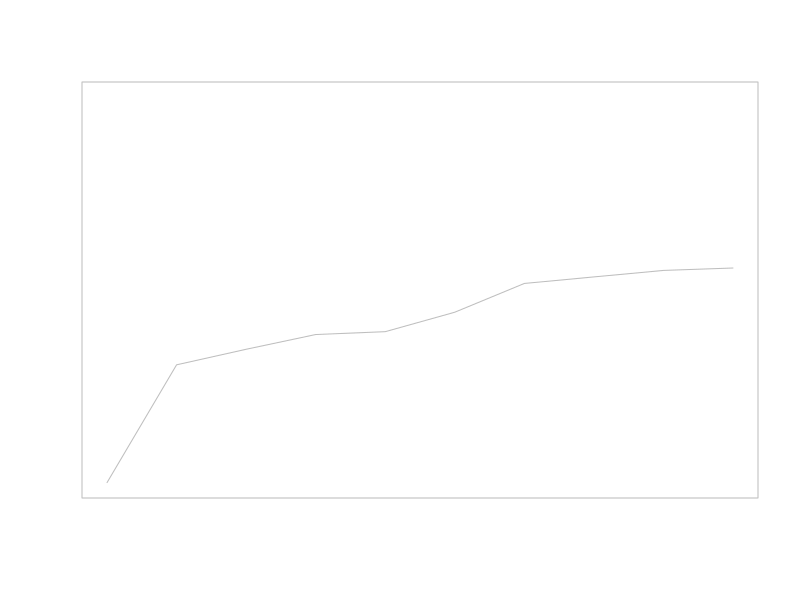
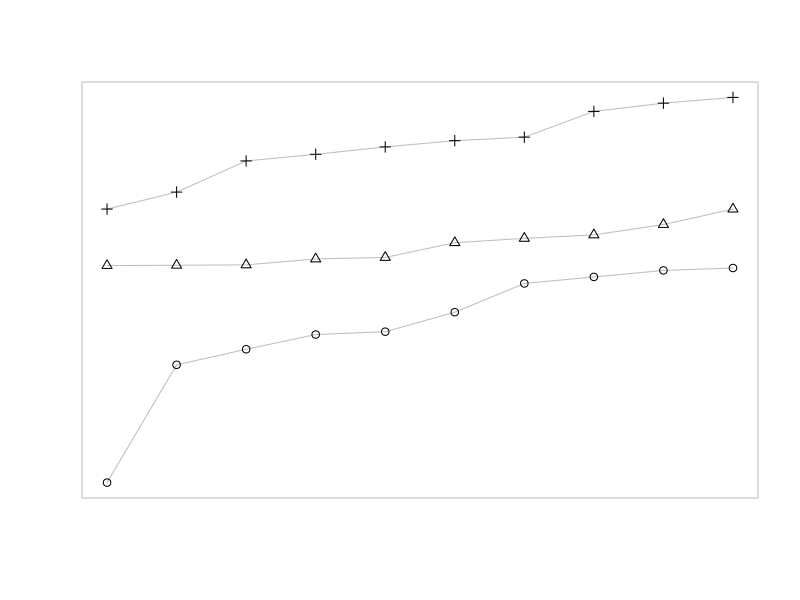
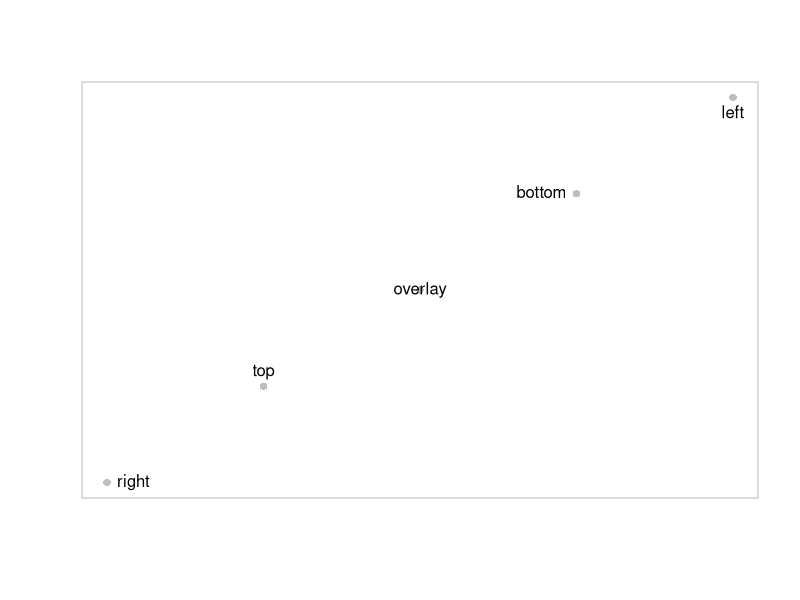
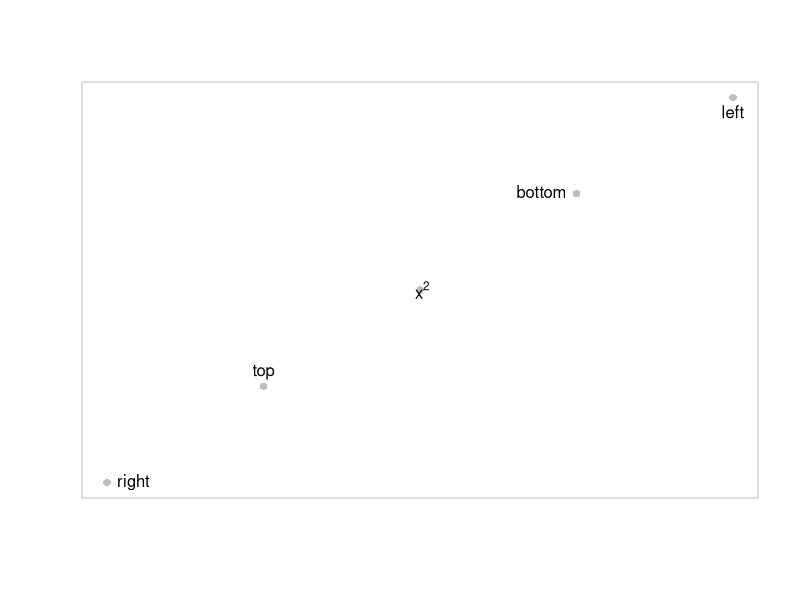
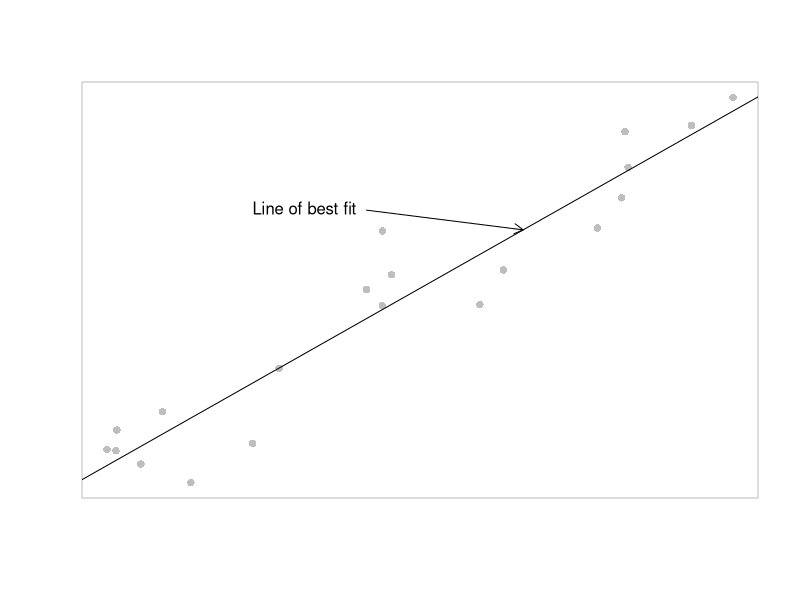
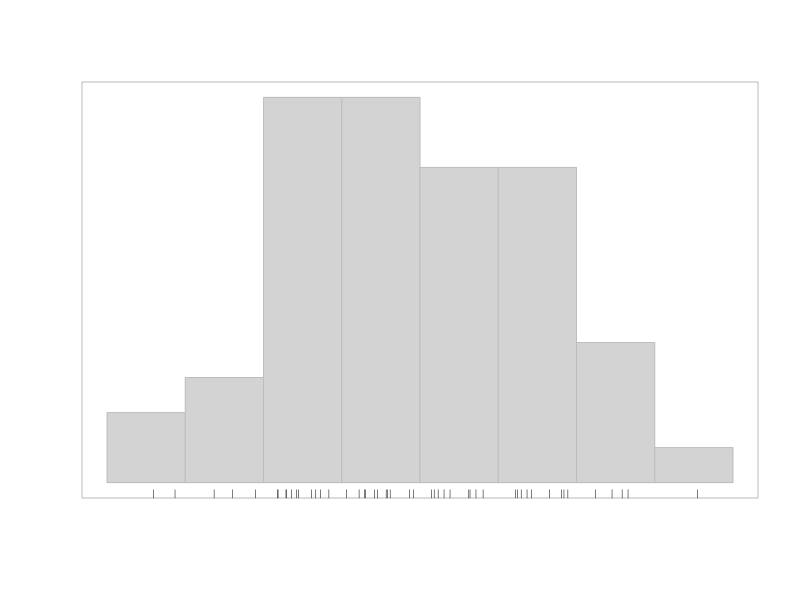
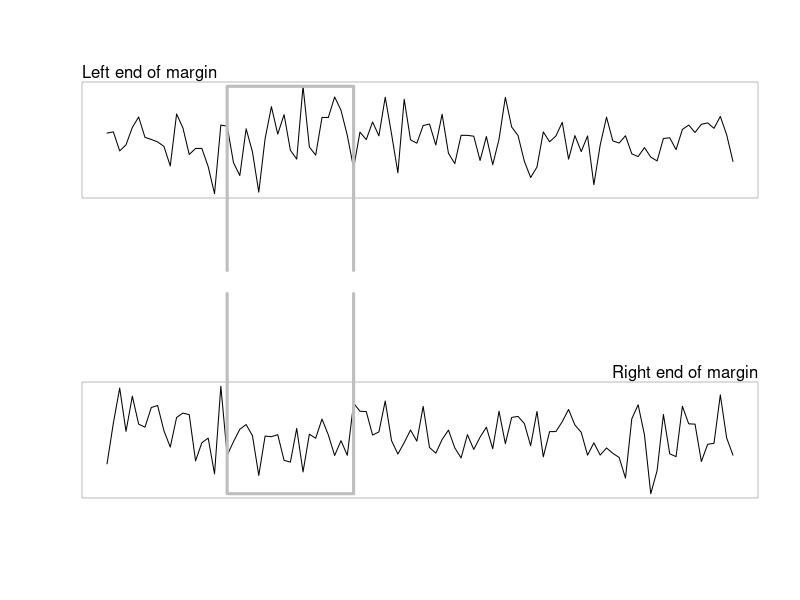
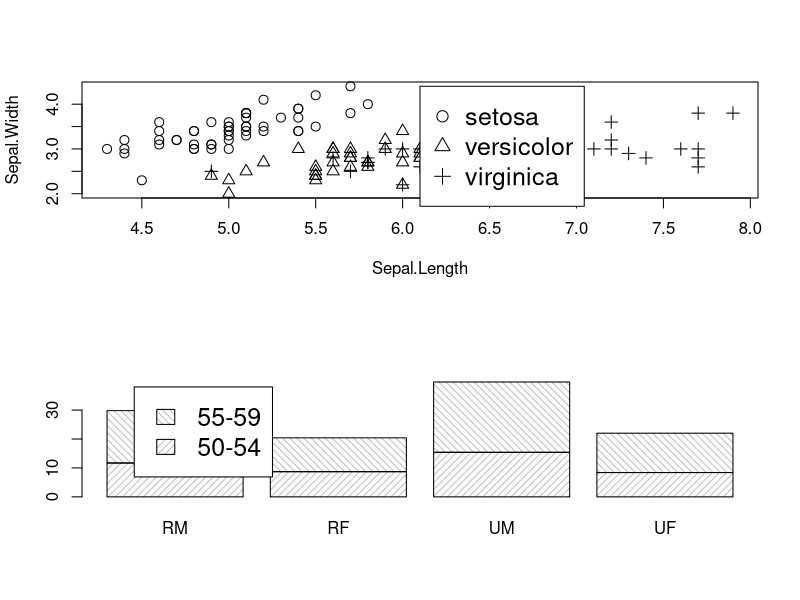

The R source for these figures, in order:
## ---- chunk 1
knitr::opts_chunk$set(collapse = TRUE, dev = "png", comment = "#>")
#Sys.setlocale('LC_ALL','C') # Embed this directly in the Rmarkdown script that contains the Chinese character comment
options(digits=3)
options(max.print=200)
## ---- chunk 2
tibble::tribble(
  ~函数, ~描述,
  "points()", "数据符号",
  "lines()", "线条",
  "segments()", "线段",
  "arrows()", "箭头",
  "xspline()", "光滑曲线",
  "rect()", "矩形",
  "polygon()", "多边形",
  "polypath()", "多边形路径",
  "rasterImage()", "位图（在图形上可以添加外部图片）",
  "text()", "文本",
) -> tb

knitr::kable(tb, caption = "常见基本低级绘图函数")
## ---- chunk 3
x = 1:10
y = matrix(sort(rnorm(30)), ncol=3)
plot(x, y[, 1], ylim = range(y), ann=F, axes = F, type="l", col="gray")
box(col="gray")
## ---- chunk 4
plot(x, y[, 1], ylim = range(y), ann=F, axes = F, type="l", col="gray")
box(col="gray")

points(x, y[,1])
lines(x, y[,2], col="gray")
points(x, y[,2], pch=2)
lines(x, y[,3], col="gray")
points(x, y[,3], pch=3)
## ---- chunk 5
y = x = 1:5
plot(x, y, ann=F, axes=F, col="gray", pch=16)
box(col="gray")

text(x[-3], y[-3], c("right", "top", "bottom", "left"),
     pos=c(4, 3, 2, 1))
text(3, 3, "overlay")
## ---- chunk 6
y = x = 1:5
plot(x, y, ann=F, axes=F, col="gray", pch=16)
box(col="gray")

text(x[-3], y[-3], c("right", "top", "bottom", "left"),
     pos=c(4, 3, 2, 1))
text(3, 3, ~ x^2)
## ---- chunk 7
x = runif(20, 1, 10)
y = x + rnorm(20)
plot(x, y, ann=F, axes=F, col="gray", pch=16)
box(col="gray")

lmfit = lm(y ~ x)
abline(lmfit)
arrows(5, 8, 7, predict(lmfit, data.frame(x=7)), 
       length = 0.1)
text(5, 8, "Line of best fit", pos = 2)
## ---- chunk 8
y = rnorm(50)
hist(y, main="", xlab="", ylab="", axes=F, border="gray", col="light gray")
box(col="gray")
rug(y, ticksize = 0.02)
## ---- chunk 9
y1 = rnorm(100)
y2 = rnorm(100)

par(mfrow=c(2,1), xpd =NA)

# 绘制第一个图形
plot(y1, type="l", axes=FALSE,
     xlab="", ylab="", main="")
box(col="gray")
mtext("Left end of margin", adj=0, side=3)
lines(x=c(20,20,40,40), y=c(-7, max(y1), max(y1), -7), lwd=3, col="gray")

# 绘制第二个图形
plot(y2, type="l", axes=FALSE, 
     xlab="", ylab="", main="")
box(col="gray")
mtext("Right end of margin", adj=1, side=3)
lines(x=c(20, 20, 40, 40), y=c(7, min(y2), min(y2), 7), 
      lwd=3, col="gray")
## ---- chunk 10
with(iris,
     plot(Sepal.Length, Sepal.Width, pch=as.numeric(Species), cex=1.2))
legend(6.1, 4.4, c("setosa", "versicolor", "virginica"),
       cex=1.5, pch=1:3)
## ---- chunk 11
barplot(VADeaths[1:2, ], angle = c(45, 135), density = 20, 
        col="gray", names = c("RM", "RF", "UM", "UF"))
legend(0.4, 38, c("55-59", "50-54"), cex=1.5, angle = c(135, 45), density = 20, fill = "gray")
## ---- chunk 12
# 先生成数据并绘制没有数据符号和坐标轴的空图
x = 1:2
y = runif(2, 0, 100)
par(mar=c(4, 4, 2, 4))
plot(x, y, type = "n", xlim = c(0.5, 2.5), ylim = c(-10, 110),
     axes=FALSE, ann=FALSE)

# 指定主 y 轴摄氏度刻度位置。
axis(2, at=seq(0, 100, 20))  # 2 表示绘制在左边，at指定刻度线位置
mtext("Temperature (Centigrade)", side = 2, line = 3)

# 绘制有特殊标签的底部坐标轴，以及表示华氏温度的 y 轴
axis(1, at=1:2, labels = c("Treatment1", "Treatment2"))
axis(4, at=seq(0, 100, 20), labels = seq(0, 100, 20)*9/5 + 32)
mtext("Temperature (Fahrenheit)", side=4, line=3)
box()

# 最后画一些温度样式的符号表示实际温度
segments(x, 0, x, 100, lwd=20)
segments(x, 0, x, 100, lwd=16, col="white")
segments(x, 0, x, y, lwd = 16, col = "gray")
## ---- chunk 13
par("din")
par("fin")
par("pin")
## ---- chunk 14
par("usr")
## ---- chunk 15
# 绘制一个空白图形并进行计算
plot(0:1, 0:1, type="n", axes=F, ann=F)
usr = par("usr")
pin = par("pin")
xcm = diff(usr[1:2])/(pin[1]*2.54)
ycm = diff(usr[3:4])/(pin[2]*2.54)

# 现在绘制的图形是根据厘米表示的
par(xpd=NA)
rect(0 + 0.2*xcm, 0-0.2*ycm,
     1 + 0.2*xcm, 1-0.2*ycm,
     col="gray", border = NA)

# 绘制边框、刻度和标签
rect(0, 0, 1, 1, col="white")
segments(seq(1, 8, 0.1)*xcm, 0,
         seq(1, 8, 0.1)*xcm, 
         c(c(0.5, rep(0.25, 4),
                0.35, rep(0.25, 4)), 
           7, 0.5)*ycm)
text(1:8*xcm, 0.6*ycm, 0:7, adj=c(0.5, 0))
text(8.2*xcm, 0.6*ycm, "cm", adj=c(0, 0))
